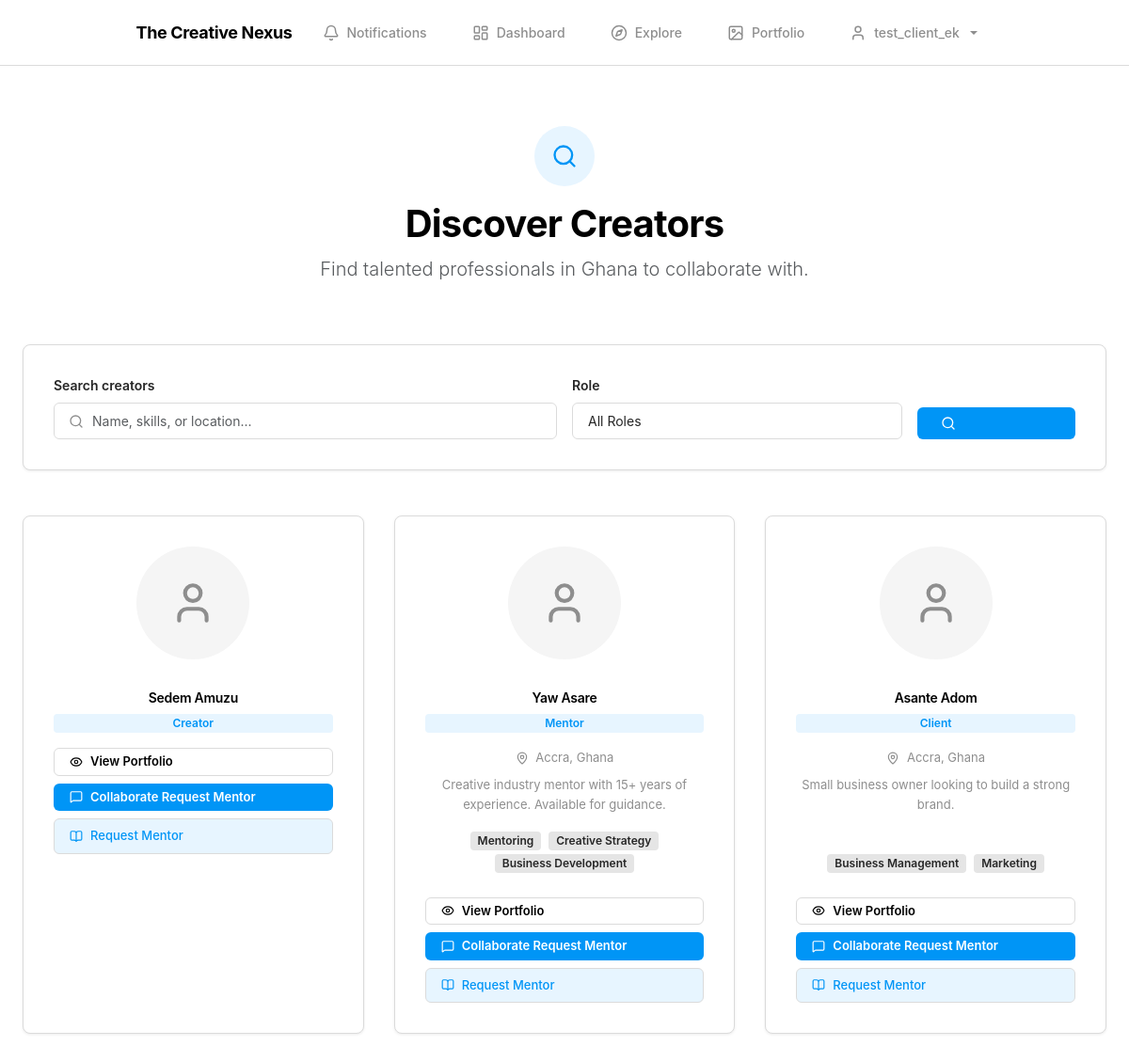
The app's page /explore/ (signed in, upper part), older data.
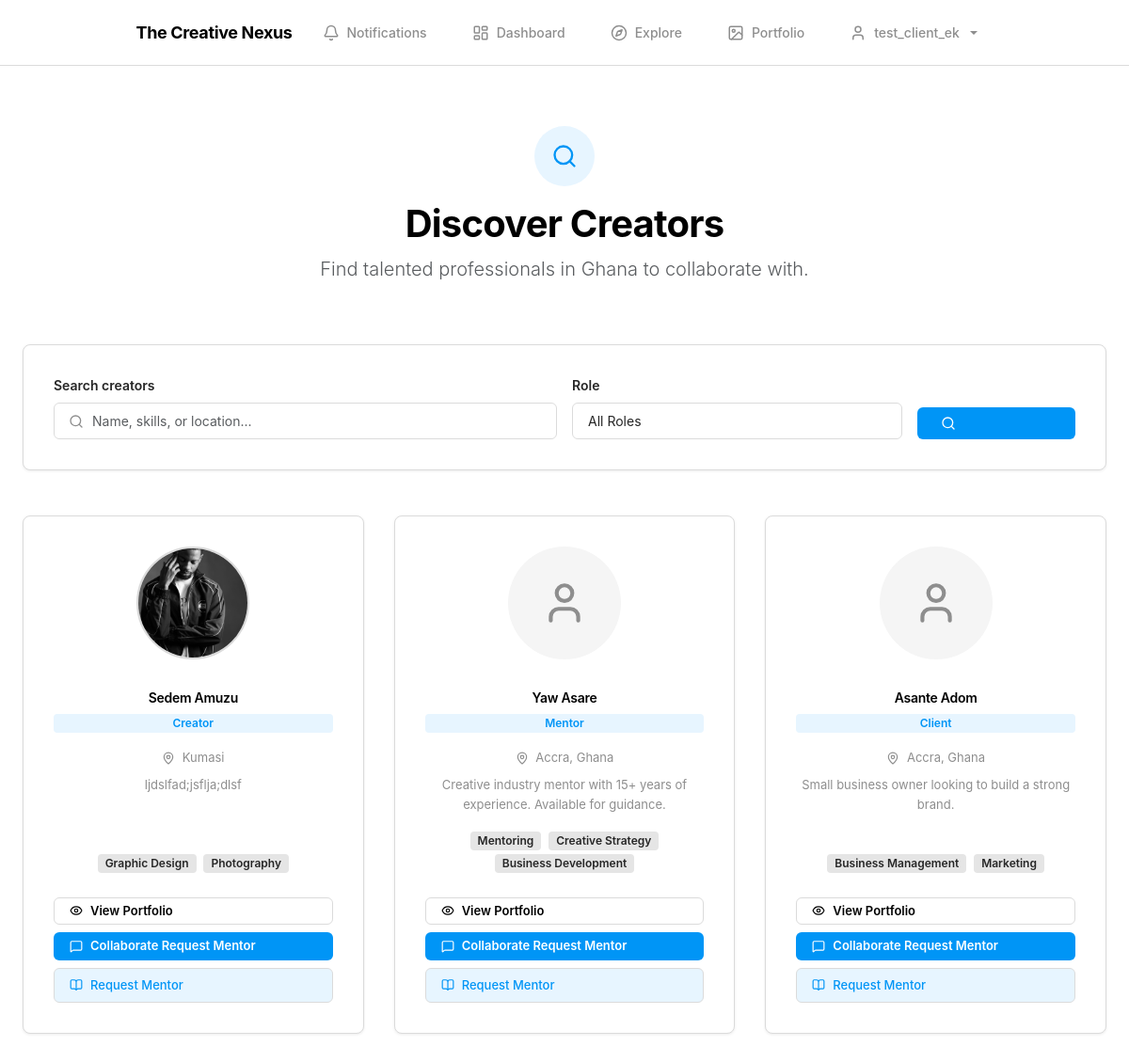
The same page, newer data.
### accounts/models.py (models this page shows, shortened)
class UserProfile(models.Model):
    user = models.OneToOneField(
        CustomUser, on_delete=models.CASCADE, related_name='profile')
    role = models.CharField(
        max_length=20, choices=ROLE_CHOICES, default='creator')
    bio = models.TextField(blank=True, null=True)
    profile_picture = models.ImageField(
        upload_to='profiles/', blank=True, null=True)
    location = models.CharField(max_length=255, blank=True, null=True)
    phone = models.CharField(max_length=20, blank=True, null=True)
    website = models.URLField(blank=True, null=True)
    skills = models.TextField(blank=True, null=True,
                              help_text="Comma-separated list of skills")
    years_experience = models.IntegerField(blank=True, null=True)
    portfolio_url = models.URLField(blank=True, null=True)
    is_verified = models.BooleanField(default=False)
    verification_date = models.DateTimeField(blank=True, null=True)
    created_at = models.DateTimeField(auto_now_add=True)
    updated_at = models.DateTimeField(auto_now=True)
    class Meta:
        ordering = ['-created_at']
    def get_role_display(self):
        return dict(ROLE_CHOICES).get(self.role, 'Unknown')

class CustomUser(AbstractUser):
    email = models.EmailField(unique=True)
    email_verified = models.BooleanField(default=False)
    email_verification_token = models.CharField(
        max_length=255, blank=True, null=True)
    created_at = models.DateTimeField(auto_now_add=True)
    updated_at = models.DateTimeField(auto_now=True)
    class Meta:
        ordering = ['-created_at']

### core/template_views.py (the view, shortened to what this page needs)
# urls.py: path('explore/', explore_view, name='explore'),
@login_required(login_url='login')
def explore_view(request):
    role = request.GET.get('role')
    search = request.GET.get('search')
    profiles = UserProfile.objects.exclude(user=request.user)
    if role:
        profiles = profiles.filter(role=role)
    profiles_with_skills = []
    for profile in profiles:
        skills_list = []
        if profile.skills:
            if ',' in profile.skills:
                skills_list = [s.strip() for s in profile.skills.split(',')]
            elif '|' in profile.skills:
                skills_list = [s.strip() for s in profile.skills.split('|')]
            else:
                skills_list = [profile.skills.strip()]
        profile.skills_list = skills_list
        profiles_with_skills.append(profile)
    context = {'profiles': profiles_with_skills,
               'selected_role': role, 'search': search}
    return render(request, 'core/explore.html', context)

### templates/core/explore.html (shortened to what the changed rows need)
{% extends 'base.html' %}
{% block content %}
<section style="padding: var(--space-3xl) 0;">
    <div class="container-premium">
        <div class="text-center" style="margin-bottom: var(--space-3xl);">
            <h2 class="display-6 fw-bold" style="margin-bottom: var(--space-sm);">Discover Creators</h2>
        </div>
        {% if profiles %}
            <div class="row" style="--bs-gutter-x: var(--space-xl); --bs-gutter-y: var(--space-xl);">
                {% for profile in profiles %}
                    <div class="col-md-6 col-lg-4">
                        <div class="card" style="height: 100%; display: flex; flex-direction: column;">
                            <div class="card-body" style="padding: var(--space-xl); text-align: center; flex: 1; display: flex; flex-direction: column;">
                                {% if profile.profile_picture %}
                                    <img src="{{ profile.profile_picture.url }}" alt="{{ profile.user.username }}" class="rounded-circle mb-3" style="width: 120px; height: 120px; object-fit: cover; border: 2px solid var(--color-border); margin: 0 auto;">
                                {% else %}
                                    <div class="mb-3" style="width: 120px; height: 120px; background: #F5F5F5; border-radius: 50%; display: flex; align-items: center; justify-content: center; margin: 0 auto;">
                                        <i data-lucide="user" style="width: 50px; height: 50px; color: var(--color-text-muted);"></i>
                                    </div>
                                {% endif %}
                                <h5 style="margin: var(--space-md) 0 var(--space-sm); color: var(--color-primary); font-weight: 600;">{{ profile.user.get_full_name|default:profile.user.username }}</h5>
                                <span class="badge badge-accent" style="margin-bottom: var(--space-md);">{{ profile.get_role_display }}</span>
                                {% if profile.location %}
                                    <p style="font-size: 13px; margin-bottom: var(--space-sm); color: var(--color-text-muted);">
                                        <i data-lucide="map-pin" style="width: 14px; height: 14px; display: inline; vertical-align: text-bottom; margin-right: 4px;"></i>
                                        {{ profile.location }}
                                    </p>
                                {% endif %}
                                {% if profile.bio %}
                                    <p style="font-size: 13px; margin-bottom: var(--space-md); color: var(--color-text-muted); flex-grow: 1;">{{ profile.bio|truncatewords:15 }}</p>
                                {% endif %}
                                {% if profile.skills_list %}
                                    <div style="margin-bottom: var(--space-lg); margin-top: auto;">
                                        {% for skill in profile.skills_list|slice:":3" %}
                                            <span class="badge badge-secondary" style="margin: 2px;">{{ skill }}</span>
                                        {% endfor %}
                                    </div>
                                {% endif %}
                                <div class="d-grid gap-2">
                                    <a href="{% url 'view-portfolio' user_id=profile.user.id %}" class="btn btn-secondary btn-sm" style="font-size: 13px;">
                                        <i data-lucide="eye" style="width: 14px; height: 14px;"></i>
                                        View Portfolio
                                    </a>
                                    {% if user.is_authenticated and profile.user != user %}
                                        <button type="button" class="btn btn-primary btn-sm" onclick="openCollaborationModal({{ profile.user.id }}, '{{ profile.user.username }}')" style="font-size: 13px;">
                                            <i data-lucide="message-square" style="width: 14px; height: 14px;"></i>
                                            Collaborate
                                            Request Mentor
                                        </button>
                                        <button type="button" class="btn btn-sm" onclick="openMentorshipModal({{ profile.user.id }}, '{{ profile.user.username }}')" style="font-size: 13px; background: var(--color-accent-light); border: 1px solid var(--color-border); color: var(--color-accent); font-weight: 500; padding: var(--space-sm) var(--space-md); width: 100%;">
                                            <i data-lucide="book-open" style="width: 14px; height: 14px;"></i>
                                            Request Mentor
                                        </button>
                                    {% endif %}
                                </div>
                            </div>
                        </div>
                    </div>
                {% endfor %}
            </div>
        {% endif %}
    </div>
</section>
{% endblock %}

Row changes from the older to the newer data that the page shows:
changed UserProfile "Creator": profile_picture: picture added; location (not shown) → "Kumasi"; bio (not shown) → "ljdslfad;jsflja;dlsf"; profile_picture empty → "profiles/IMG_51101.JPG" (drawn)
Text that changed along with them:
new list line: "Graphic Design"
new list line: "Photography"
